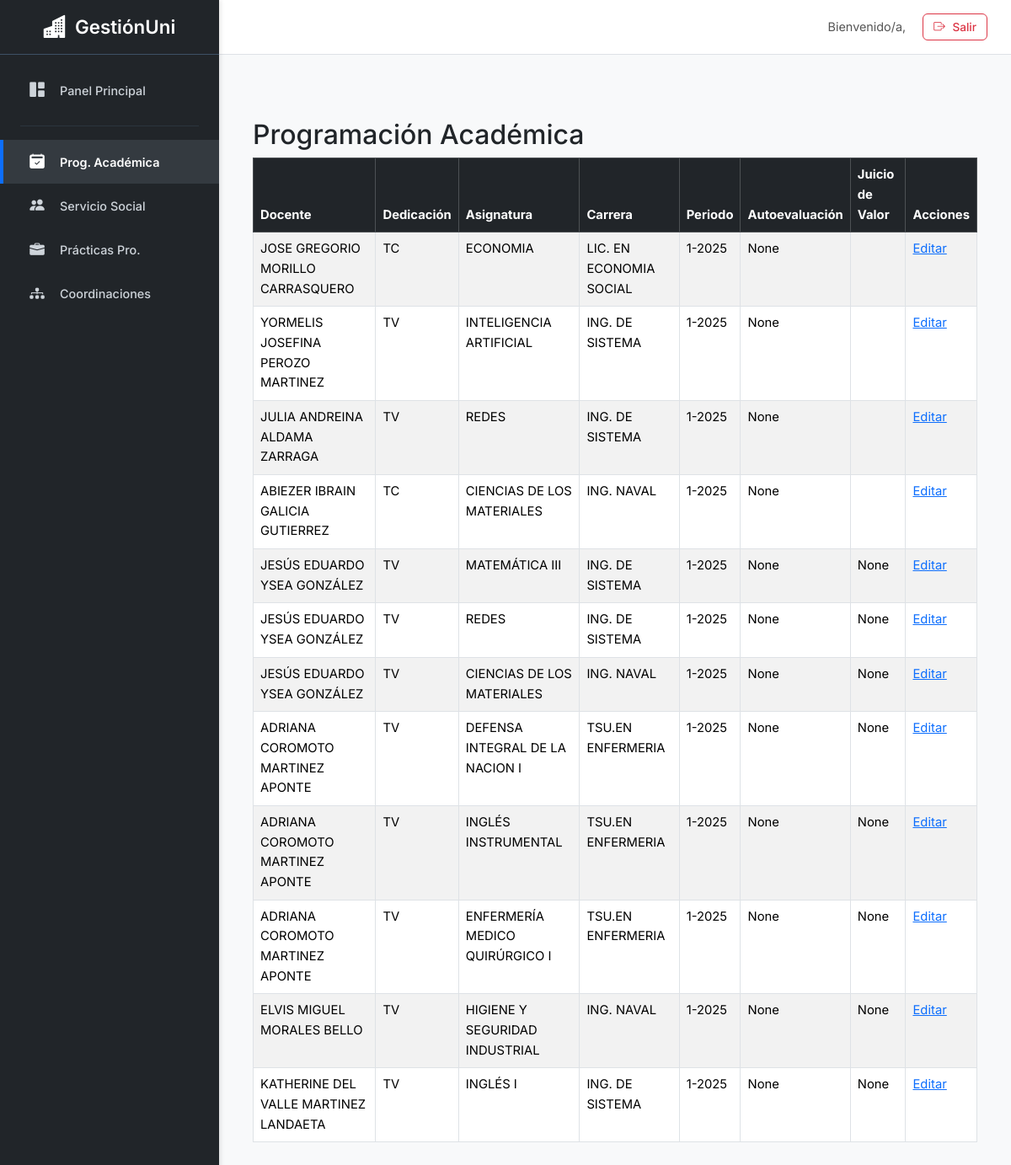
Screenshot of /programacion/evaluacion_docente/ with the database file from the repository.
### programacion/models.py (models this page shows, shortened)
class ProgramacionAcademica(models.Model):
    docente = models.ForeignKey(Docente, on_delete=models.CASCADE)
    asignatura = models.ForeignKey(Asignatura, on_delete=models.CASCADE)
    periodo = models.ForeignKey(Periodo, on_delete=models.CASCADE)
    fue_evaluada = models.BooleanField(default=False)
    fecha_evaluacion = models.DateField(null=True, blank=True)
    entrego_autoevaluacion = models.BooleanField(default=False)
    evaluacion_estudiante = models.DecimalField(max_digits=5, decimal_places=2, null=True, blank=True)
    docente_evaluador = models.ForeignKey(Docente, related_name='evaluaciones_realizadas', on_delete=models.CASCADE, null=True, blank=True)
    acompanamiento_docente = models.BooleanField(default=False)
    autoevaluacion = models.DecimalField(max_digits=5, decimal_places=2, null=True, blank=True)
    juicio_valor = models.CharField(max_length=100, blank=True, null=True)
    class Meta:
        unique_together = ('docente', 'asignatura', 'periodo')

class Docente(models.Model):
    nombre = models.CharField(max_length=100, unique=True)
    dedicacion = models.CharField(max_length=50)
    carreras = models.ManyToManyField(Carrera, related_name='docentes', blank=True)

class Asignatura(models.Model):
    nombre = models.CharField(max_length=100)
    codigo = models.CharField(max_length=20, blank=True)
    semestre = models.CharField(max_length=20, blank=True)
    horas_teoricas = models.PositiveIntegerField(default=0)
    horas_practicas = models.PositiveIntegerField(default=0)
    horas_laboratorio = models.PositiveIntegerField(default=0)
    diurno = models.CharField(max_length=10, blank=True)
    uc = models.CharField(max_length=10, blank=True)
    requisitos = models.CharField(max_length=200, blank=True)
    carrera = models.ForeignKey(Carrera, on_delete=models.CASCADE, related_name='asignaturas')
    class Meta:
        unique_together = ('nombre', 'carrera')

class Carrera(models.Model):
    nombre = models.CharField(max_length=100, unique=True)
    def __str__(self):
        return self.nombre

class Periodo(models.Model):
    nombre = models.CharField(max_length=20, unique=True)  # Ej: "1-2025"

### programacion/views.py (the view)
# urls.py: path('evaluacion_docente/', views.evaluacion_docente, name='evaluacion_docente'),
def evaluacion_docente(request):
    programaciones = ProgramacionAcademica.objects.select_related('docente', 'asignatura', 'periodo')
    return render(request, 'evaluacion_docente.html', {'programaciones': programaciones})

### programacion/templates/evaluacion_docente.html
{% extends "interfaz.html" %}
{% block content %}
<div class="container mt-5">
    <h2>Programación Académica</h2>
    <div class="table-responsive">
        <table class="table table-bordered table-striped">
            <thead class="table-dark">
                <tr>
                    <th>Docente</th>
                    <th>Dedicación</th>
                    <th>Asignatura</th>
                    <th>Carrera</th>
                    <th>Periodo</th>
                    <th>Autoevaluación</th>
                    <th>Juicio de Valor</th>
                    <th>Acciones</th>
                </tr>
            </thead>
            <tbody>
                {% for prog in programaciones %}
                <tr>
                    <td>{{ prog.docente.nombre }}</td>
                    <td>{{ prog.docente.dedicacion }}</td>
                    <td>{{ prog.asignatura.nombre }}</td>
                    <td>{{ prog.asignatura.carrera }}</td>
                    <td>{{ prog.periodo.nombre }}</td>
                    <td>{{ prog.autoevaluacion }}</td>
                    <td>{{ prog.juicio_valor }}</td>
                    <td>
                        <a href="{% url 'programacion:editar_programacion' prog.id %}">Editar</a>
                    </td>
                </tr>
                {% empty %}
                <tr>
                    <td colspan="8" class="text-center">No hay datos de programación académica.</td>
                </tr>
                {% endfor %}
            </tbody>
        </table>
    </div>
</div>
{% endblock %}

### templates/interfaz.html (style rules this page uses)
:root { --sidebar-width: 260px; --topbar-height: 65px; --primary-accent-color: #0d6efd; --sidebar-bg: #212529; --sidebar-link-color: #ced4da; --sidebar-link-hover-bg: #343a40; --sidebar-link-active-color: #ffffff; --sidebar-brand-color: #ffffff; --content-bg: #f8f9fa; --text-color-main: #212529; --border-color-soft: #dee2e6; }
body { font-family: 'Inter', sans-serif; background-color: var(--content-bg); padding-left: var(--sidebar-width); padding-top: var(--topbar-height); color: var(--text-color-main); font-size: 0.925rem; line-height: 1.6; }

### rows the page displays
ProgramacionAcademica: docente.nombre "JOSE GREGORIO MORILLO CARRASQUERO", docente.dedicacion "TC", asignatura.nombre "ECONOMIA", asignatura.carrera "LIC. EN ECONOMIA SOCIAL", periodo.nombre "1-2025", autoevaluacion "None"
ProgramacionAcademica: docente.nombre "YORMELIS JOSEFINA PEROZO MARTINEZ", docente.dedicacion "TV", asignatura.nombre "INTELIGENCIA ARTIFICIAL", asignatura.carrera "ING. DE SISTEMA", periodo.nombre "1-2025", autoevaluacion "None"
ProgramacionAcademica: docente.nombre "JULIA ANDREINA ALDAMA ZARRAGA", docente.dedicacion "TV", asignatura.nombre "REDES", asignatura.carrera "ING. DE SISTEMA", periodo.nombre "1-2025", autoevaluacion "None"
ProgramacionAcademica: docente.nombre "ABIEZER IBRAIN GALICIA GUTIERREZ", docente.dedicacion "TC", asignatura.nombre "CIENCIAS DE LOS MATERIALES", asignatura.carrera "ING. NAVAL", periodo.nombre "1-2025", autoevaluacion "None"
ProgramacionAcademica: docente.nombre "JESÚS EDUARDO YSEA GONZÁLEZ", docente.dedicacion "TV", asignatura.nombre "MATEMÁTICA III", asignatura.carrera "ING. DE SISTEMA", periodo.nombre "1-2025", autoevaluacion "None", juicio_valor "None"
ProgramacionAcademica: docente.nombre "JESÚS EDUARDO YSEA GONZÁLEZ", docente.dedicacion "TV", asignatura.nombre "REDES", asignatura.carrera "ING. DE SISTEMA", periodo.nombre "1-2025", autoevaluacion "None", juicio_valor "None"
ProgramacionAcademica: docente.nombre "JESÚS EDUARDO YSEA GONZÁLEZ", docente.dedicacion "TV", asignatura.nombre "CIENCIAS DE LOS MATERIALES", asignatura.carrera "ING. NAVAL", periodo.nombre "1-2025", autoevaluacion "None", juicio_valor "None"
ProgramacionAcademica: docente.nombre "ADRIANA COROMOTO MARTINEZ APONTE", docente.dedicacion "TV", asignatura.nombre "DEFENSA INTEGRAL DE LA NACION I", asignatura.carrera "TSU.EN ENFERMERIA", periodo.nombre "1-2025", autoevaluacion "None", juicio_valor "None"
ProgramacionAcademica: docente.nombre "ADRIANA COROMOTO MARTINEZ APONTE", docente.dedicacion "TV", asignatura.nombre "INGLÉS INSTRUMENTAL", asignatura.carrera "TSU.EN ENFERMERIA", periodo.nombre "1-2025", autoevaluacion "None", juicio_valor "None"
ProgramacionAcademica: docente.nombre "ADRIANA COROMOTO MARTINEZ APONTE", docente.dedicacion "TV", asignatura.nombre "ENFERMERÍA MEDICO QUIRÚRGICO I", asignatura.carrera "TSU.EN ENFERMERIA", periodo.nombre "1-2025", autoevaluacion "None", juicio_valor "None"
ProgramacionAcademica: docente.nombre "ELVIS MIGUEL MORALES BELLO", docente.dedicacion "TV", asignatura.nombre "HIGIENE Y SEGURIDAD INDUSTRIAL", asignatura.carrera "ING. NAVAL", periodo.nombre "1-2025", autoevaluacion "None", juicio_valor "None"
ProgramacionAcademica: docente.nombre "KATHERINE DEL VALLE MARTINEZ LANDAETA", docente.dedicacion "TV", asignatura.nombre "INGLÉS I", asignatura.carrera "ING. DE SISTEMA", periodo.nombre "1-2025", autoevaluacion "None", juicio_valor "None"
